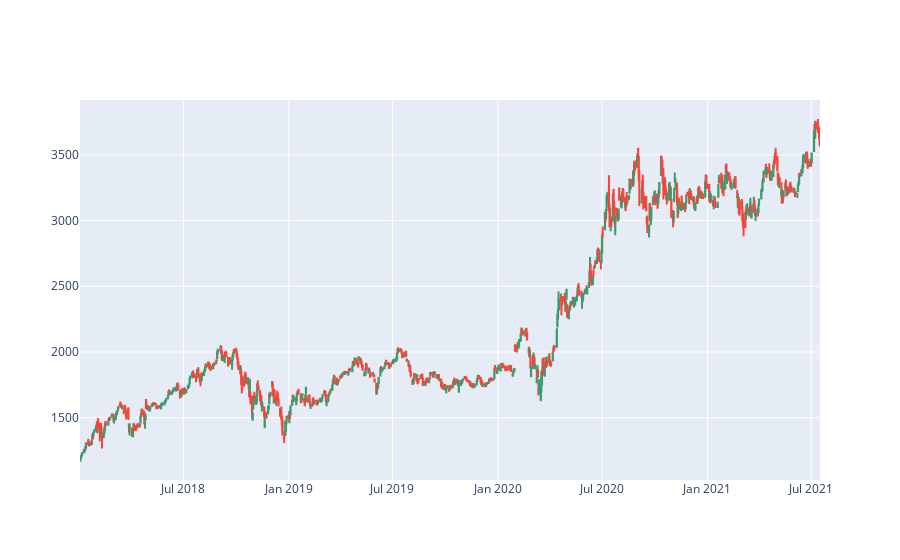

Notebook cell for this chart:
### Code cell
fig = go.Figure(
    data = [
        go.Candlestick(
            x = df.index,
            open=df['Open'],
            close=df['Close'],
            high=df['High'],
            low=df['Low']
        )
    ]
)

fig.update_layout(xaxis_rangeslider_visible=False)

fig.show()

### Figure 1 — Plotly figure (JSON) as saved in the notebook; plotly's stock layout.template omitted (floating-point values rounded to 4 significant figures; data arrays with more than 128 entries replaced by an {"elided": "..."} marker saying what was removed)
{"data": [{"close": {"elided": "891 float values"}, "high": {"elided": "891 float values"}, "low": {"elided": "891 float values"}, "open": {"elided": "891 float values"}, "type": "candlestick", "x": {"elided": "891 str values"}}], "layout": {"xaxis": {"rangeslider": {"visible": false}}}}
